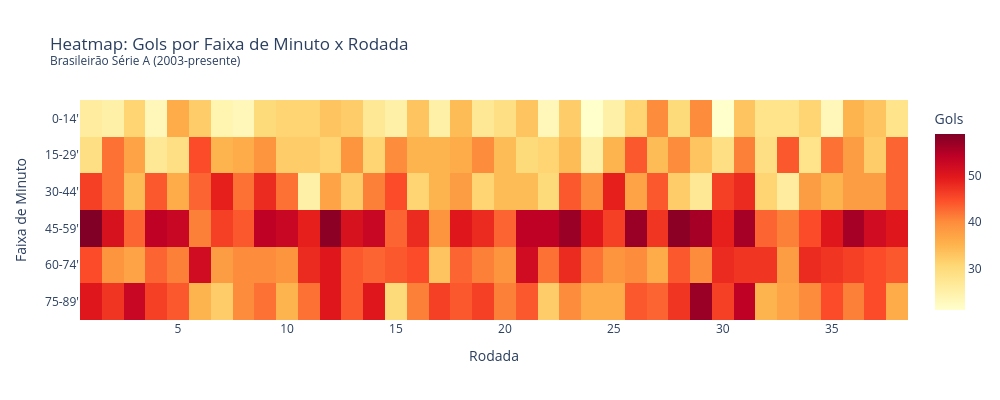

Source (notebook cell):
### Code cell
# Heatmap: gols por minuto x rodada
df_gols_rod = df_gols_clean.copy()
df_gols_rod = df_gols_rod.dropna(subset=['rodata'])
df_gols_rod['rodata'] = df_gols_rod['rodata'].astype(int)
df_gols_rod = df_gols_rod[df_gols_rod['rodata'] <= 38]
df_gols_rod['faixa_min'] = (df_gols_rod['minuto_num'] // 15) * 15
df_gols_rod['faixa_min_label'] = df_gols_rod['faixa_min'].apply(lambda x: f"{x}-{x+14}'")

heat = df_gols_rod.groupby(['faixa_min_label', 'rodata']).size().reset_index(name='gols')
heat_pivot = heat.pivot(index='faixa_min_label', columns='rodata', values='gols').fillna(0)

# Reordenar faixas
order = ["0-14'", "15-29'", "30-44'", "45-59'", "60-74'", "75-89'"]
heat_pivot = heat_pivot.reindex([f for f in order if f in heat_pivot.index])

fig4 = px.imshow(heat_pivot, 
                 labels=dict(x='Rodada', y='Faixa de Minuto', color='Gols'),
                 color_continuous_scale='YlOrRd',
                 title='Heatmap: Gols por Faixa de Minuto x Rodada<br><sup>Brasileirão Série A (2003-presente)</sup>',
                 aspect='auto')
fig4.update_layout(template='plotly_white', width=1000, height=400)

fig4.show()
_path = '../charts/heatmap_gols_minuto_rodada.html'
fig4.write_html(_path, include_plotlyjs='cdn')

# Adiciona descrição estatística
_desc = "Heatmap bidimensional de gols por faixa de minuto e rodada: as faixas 75-89' e 45-59' concentram as maiores frequências absolutas."
with open(_path) as f:
    html = f.read()
html = html.replace('<div>', f'<p style="text-align:center;color:#666;font-size:13px;font-family:sans-serif;margin:8px 0 0 0;">{_desc}</p>\n<div>', 1)
with open(_path, 'w') as f:
    f.write(html)

print('Gráfico exportado: charts/heatmap_gols_minuto_rodada.html')

### Figure 1 — Plotly figure (JSON) as saved in the notebook; plotly's stock layout.template omitted (floating-point values rounded to 4 significant figures; data arrays with more than 128 entries replaced by an {"elided": "..."} marker saying what was removed)
{"data": [{"coloraxis": "coloraxis", "hovertemplate": "Rodada: %{x}<br>Faixa de Minuto: %{y}<br>Gols: %{z}<extra></extra>", "name": "0", "type": "heatmap", "x": [1, 2, 3, 4, 5, 6, 7, 8, 9, 10, 11, 12, 13, 14, 15, 16, 17, 18, 19, 20, 21, 22, 23, 24, 25, 26, 27, 28, 29, 30, 31, 32, 33, 34, 35, 36, 37, 38], "xaxis": "x", "y": ["0-14'", "15-29'", "30-44'", "45-59'", "60-74'", "75-89'"], "yaxis": "y", "z": {"elided": "6x38 int values"}}], "layout": {"coloraxis": {"colorbar": {"title": {"text": "Gols"}}, "colorscale": [[0.0, "rgb(255,255,204)"], [0.125, "rgb(255,237,160)"], [0.25, "rgb(254,217,118)"], [0.375, "rgb(254,178,76)"], [0.5, "rgb(253,141,60)"], [0.625, "rgb(252,78,42)"], [0.75, "rgb(227,26,28)"], [0.875, "rgb(189,0,38)"], [1.0, "rgb(128,0,38)"]]}, "height": 400, "title": {"text": "Heatmap: Gols por Faixa de Minuto x Rodada<br><sup>Brasileirão Série A (2003-presente)</sup>"}, "width": 1000, "xaxis": {"anchor": "y", "domain": [0.0, 1.0], "title": {"text": "Rodada"}}, "yaxis": {"anchor": "x", "autorange": "reversed", "domain": [0.0, 1.0], "title": {"text": "Faixa de Minuto"}}}}
